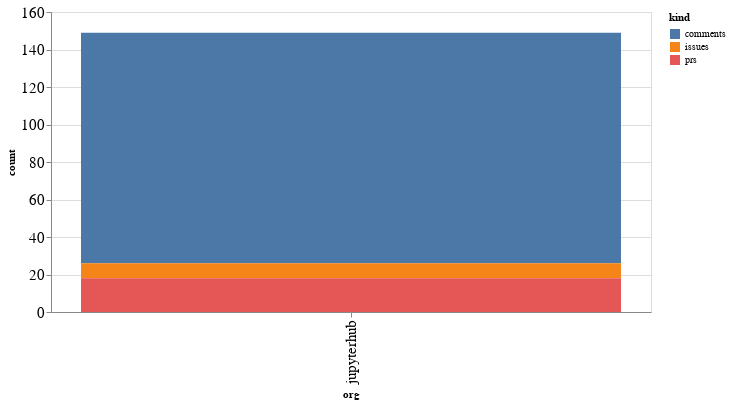

This figure's notebook cell:
### Code cell
alt.Chart(org_summaries, width=600).mark_bar().encode(
    x='org',
    y='count',
    color='kind',
    tooltip="org"
)

### Figure 1 — Vega-Lite specification as saved in the notebook (floating-point values rounded to 4 significant figures)
{"config": {"axisLeft": {"labelFontSize": 15}, "axisBottom": {"labelFontSize": 15}}, "data": {"name": "data-1befb8d1f1acfc4d0a75ba8b60382c63"}, "mark": "bar", "encoding": {"color": {"type": "nominal", "field": "kind"}, "tooltip": {"type": "nominal", "field": "org"}, "x": {"type": "nominal", "field": "org"}, "y": {"type": "quantitative", "field": "count"}}, "width": 600, "$schema": "https://vega.github.io/schema/vega-lite/v4.8.1.json", "datasets": {"data-1befb8d1f1acfc4d0a75ba8b60382c63": [{"org": "jupyterhub", "kind": "comments", "count": 123}, {"org": "jupyterhub", "kind": "issues", "count": 8}, {"org": "jupyterhub", "kind": "prs", "count": 18}]}}
